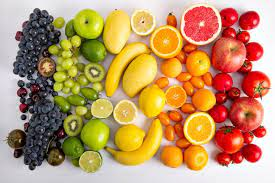
#> input picture week7/image.jpg, 275 x 183 px, given in place of green.jpg, which was not available
$ python hough.py
#> lines starting #> are read from the running program, lines starting #| are printed output that depends on the picture; after the words box and inside, x2 and y2 are one past the last pixel; in counts of white or black regions, pixels touching at a corner belong together; pictures that were not available may be replaced by others from this repository, and a replacement may not be noted
import cv2
import numpy as np

# img = cv2.imread(input("Enter image file:"))
img = cv2.imread('green.jpg')
#> img is the input picture: shape (183, 275, 3); mean B, G, R 103.1, 150.3, 190.9
# Thres = int(input("Enter accumulation threshold:"))
Thres = int(120)

h = 320
w = 240
rimg = cv2.resize(img, (h, w))
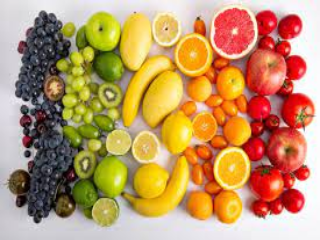
#> rimg: shape (240, 320, 3); mean B, G, R 103, 150.2, 190.7
img2 = rimg.copy()

rimg = cv2.GaussianBlur(rimg, (3, 3), 0)
Y, Cr, Cb = cv2.split(cv2.cvtColor(rimg, cv2.COLOR_BGR2YCrCb))
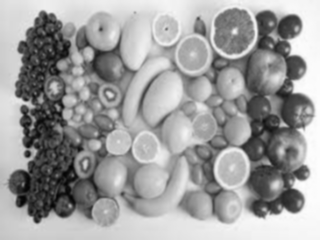
#> Y: shape (240, 320); min 4, max 254, mean 157
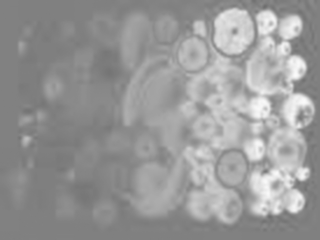
#> Cr: shape (240, 320); min 110, max 251, mean 152.1
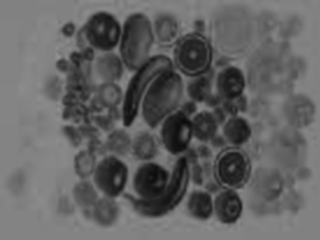
#> Cb: shape (240, 320); min 12, max 147, mean 97.6
edges = cv2.Canny(Y, 100, 200)
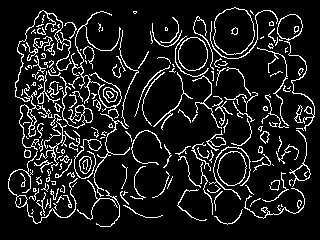
#> edges: shape (240, 320); 11.4% white in thin lines or dots, all inside (x1, y1, x2, y2) = (8, 7, 315, 227)
edge_color = cv2.cvtColor(cv2.merge((edges, Cr, Cb)), cv2.COLOR_YCrCb2BGR)  # 잘 안보이면 edges, edges, edges
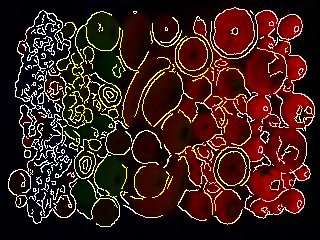
#> edge_color: shape (240, 320, 3); mean B, G, R 24.3, 30.3, 59.3

lines = cv2.HoughLines(edges, 1, np.pi / 180, Thres)
#> lines = None
#> (the run stopped early here; a loop or call above may not have finished)
